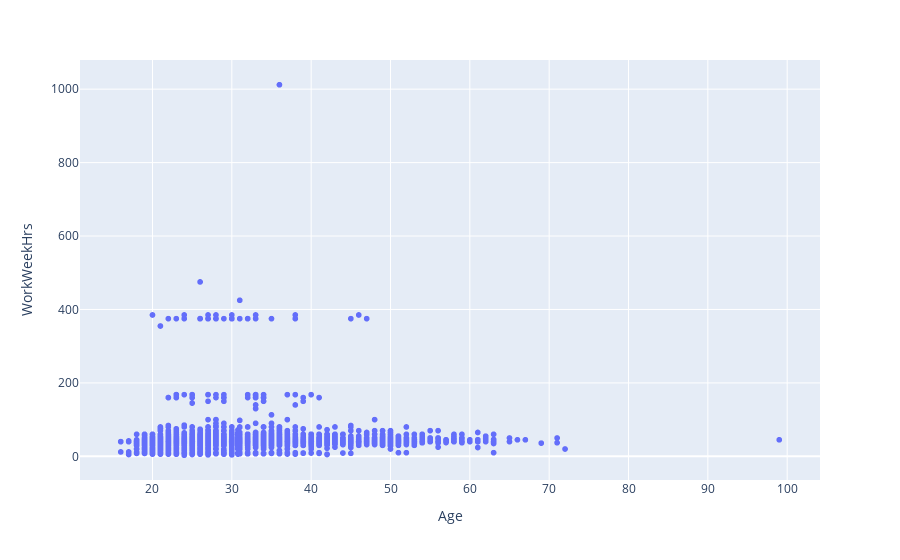

The code cell stored with this chart in its notebook:
### Markdown cell above
Create a scatter plot of `Age` and `WorkWeekHrs.`

### Code cell
fig = px.scatter(df, x = 'Age', y = 'WorkWeekHrs')
fig.show()

### Figure 1 — Plotly figure (JSON) as saved in the notebook; plotly's stock layout.template omitted (floating-point values rounded to 4 significant figures; data arrays with more than 128 entries replaced by an {"elided": "..."} marker saying what was removed)
{"data": [{"hovertemplate": "Age=%{x}<br>WorkWeekHrs=%{y}<extra></extra>", "legendgroup": "", "marker": {"color": "#636efa", "symbol": "circle"}, "mode": "markers", "name": "", "showlegend": false, "type": "scattergl", "x": {"elided": "11398 float values"}, "xaxis": "x", "y": {"elided": "11398 float values"}, "yaxis": "y"}], "layout": {"autosize": true, "legend": {"tracegroupgap": 0}, "margin": {"t": 60}, "xaxis": {"anchor": "y", "autorange": true, "domain": [0, 1], "range": [11.01, 104.0], "title": {"text": "Age"}, "type": "linear"}, "yaxis": {"anchor": "x", "autorange": true, "domain": [0, 1], "range": [-68.54, 1084.0], "title": {"text": "WorkWeekHrs"}, "type": "linear"}}}
